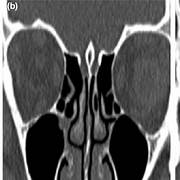
#> input picture Olfactory Fossaweb/uploads/orig_0dc27836-c639-4cad-9515-80e779995023.jpg, 180 x 180 px
$ python -i preprocess.py   (imports and definitions only)
#> lines starting #> are read from the running program, lines starting #| are printed output that depends on the picture
import cv2
import numpy as np

def preprocess_image(image_path, target_size=(512, 512)):
    """
    Read, resize, denoise, and enhance contrast of the input medical image.
    """
#> called with target_size = (512, 512)
    # Read as grayscale
    img = cv2.imread(image_path, cv2.IMREAD_GRAYSCALE)
#> img is the input picture: shape (180, 180); min 0, max 255, mean 90.1
    if img is None:
        raise ValueError("Could not read image file.")

    # Resize
    resized = cv2.resize(img, target_size, interpolation=cv2.INTER_AREA)
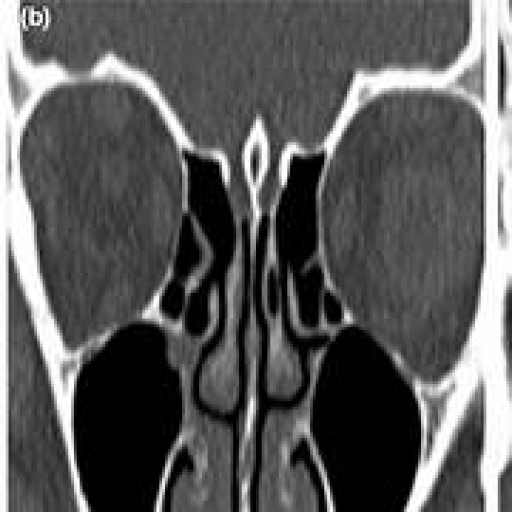
#> resized: shape (512, 512); min 0, max 255, mean 90.1

    # Noise reduction using Gaussian Blur
    denoised = cv2.GaussianBlur(resized, (5, 5), 0)

    # Contrast enhancement using CLAHE (Contrast Limited Adaptive Histogram Equalization)
    clahe = cv2.createCLAHE(clipLimit=2.0, tileGridSize=(8, 8))
    enhanced = clahe.apply(denoised)
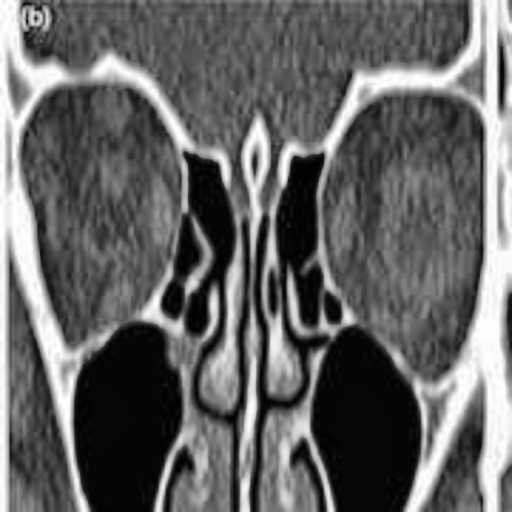
#> enhanced: shape (512, 512); min 1, max 255, mean 100

    return enhanced

>>> result = preprocess_image('../uploads/orig_0dc27836-c639-4cad-9515-80e779995023.jpg')

$ run again, on Olfactory Fossaweb/uploads/orig_ba2ffa2d-92f9-45b4-9b81-57e36ac73731.jpg
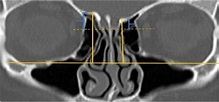
#> input picture Olfactory Fossaweb/uploads/orig_ba2ffa2d-92f9-45b4-9b81-57e36ac73731.jpg, 219 x 102 px
#> in preprocess_image, `resized = cv2.resize(img, target_size, interpolation=cv2.INTER_AREA)`:
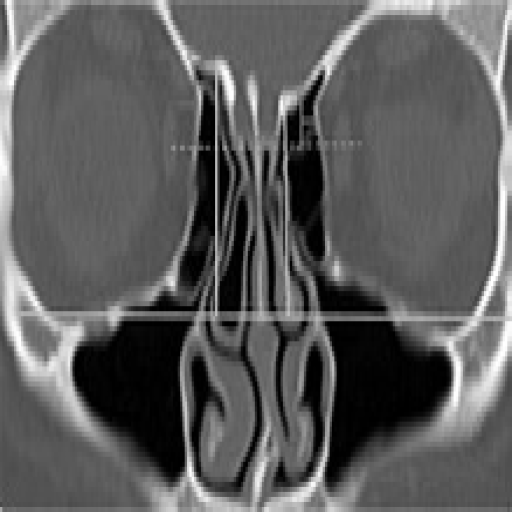
#> resized: shape (512, 512); min 0, max 255, mean 92.4
#> in preprocess_image, `enhanced = clahe.apply(denoised)`:
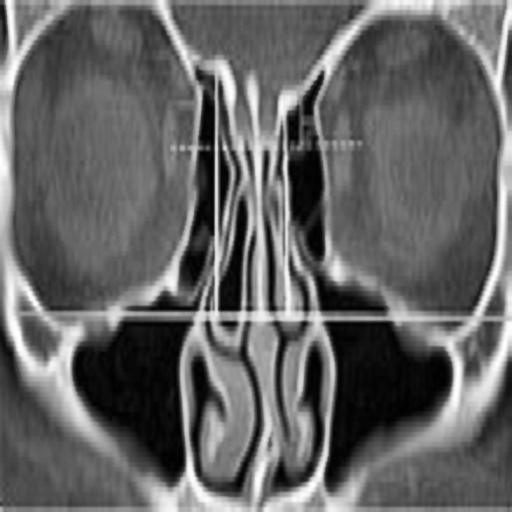
#> enhanced: shape (512, 512); min 1, max 255, mean 100.4

$ run again, on Olfactory Fossaweb/uploads/orig_bd54fb17-a446-477d-837e-1e0fc8e49c6f.jpg
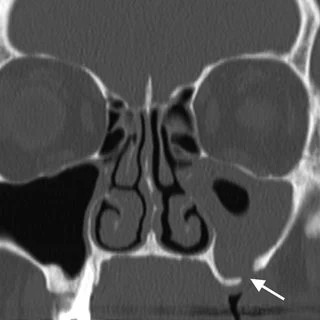
#> input picture Olfactory Fossaweb/uploads/orig_bd54fb17-a446-477d-837e-1e0fc8e49c6f.jpg, 320 x 320 px
#> in preprocess_image, img is the input picture: shape (320, 320); min 2, max 255, mean 78.3
#> in preprocess_image, `enhanced = clahe.apply(denoised)`:
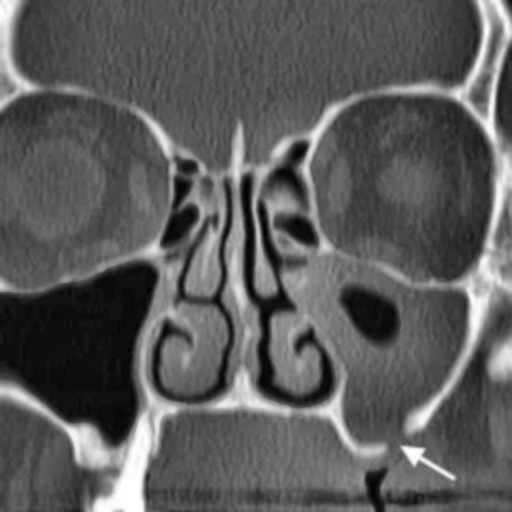
#> enhanced: shape (512, 512); min 2, max 255, mean 90.9

$ run again, on Olfactory Fossaweb/uploads/orig_d5e40a2b-4f36-464d-8e00-4b474b3e53ba.jpg
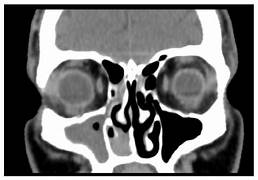
#> input picture Olfactory Fossaweb/uploads/orig_d5e40a2b-4f36-464d-8e00-4b474b3e53ba.jpg, 258 x 180 px
#> in preprocess_image, img is the input picture: shape (180, 258); min 0, max 255, mean 111.8
#> in preprocess_image, `resized = cv2.resize(img, target_size, interpolation=cv2.INTER_AREA)`:
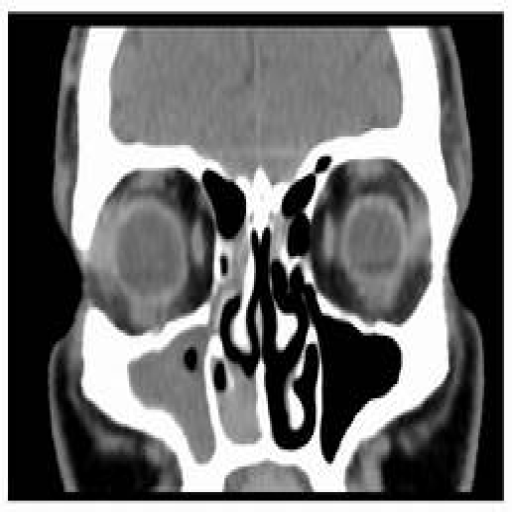
#> resized: shape (512, 512); min 0, max 255, mean 111.7
#> in preprocess_image, `enhanced = clahe.apply(denoised)`:
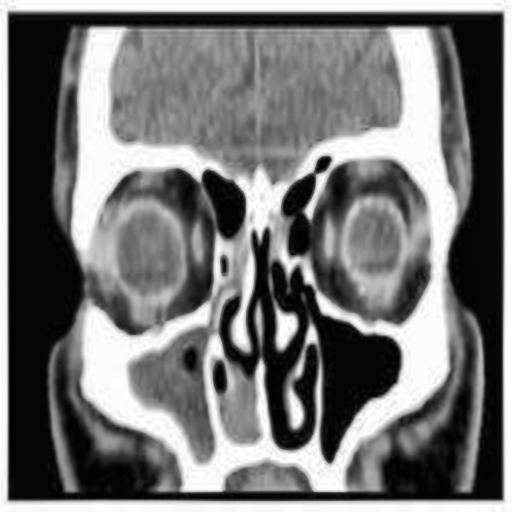
#> enhanced: shape (512, 512); min 0, max 255, mean 117.2
